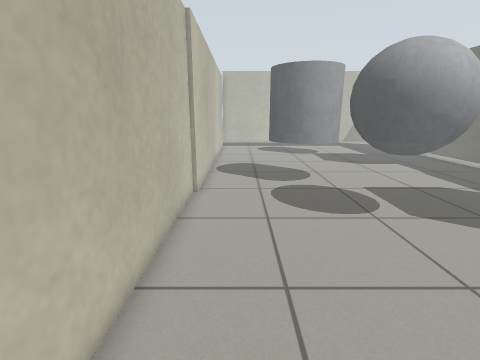
view 1 (above)

17 first-person views from a walk through a robot-simulator world made for Gazebo. The camera is 0.92 m above the floor, tilts 14° down and sees 85° across. The floor is counted in squares, 0.25 m on a side. Each view is taken from the middle of a square. On the plan, view 1 faces up. The plan holds only what a view shows up to about 20 squares ahead; the rest is blank. Surface patterns are stand-ins for the level's own textures.

view 2
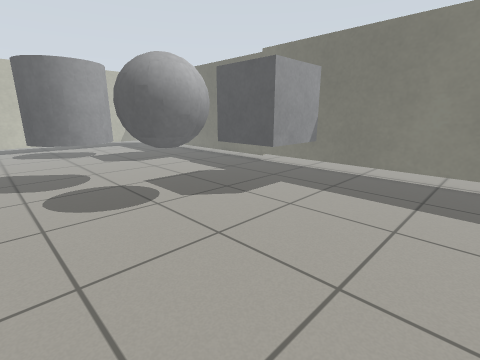

view 3
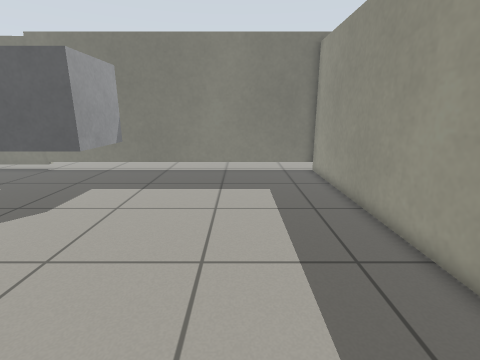

view 4
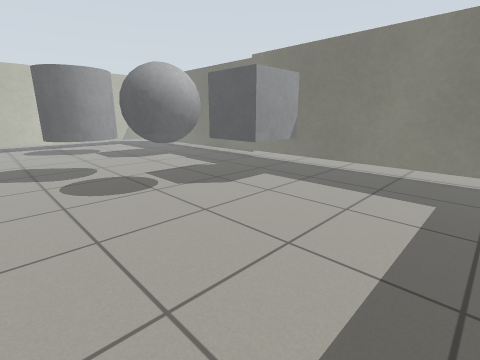

view 5
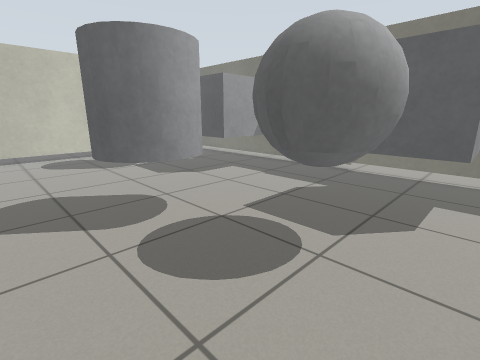

view 6
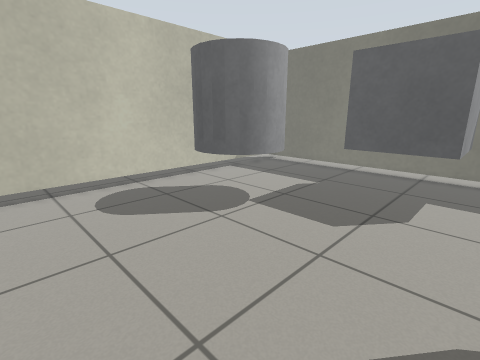

view 7
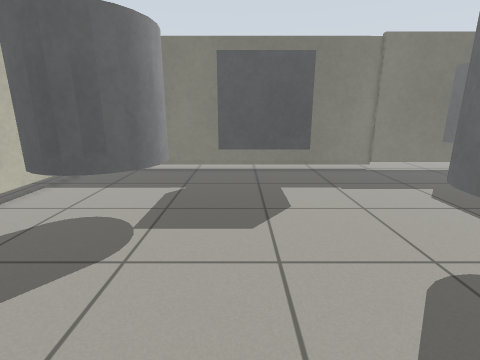

view 8
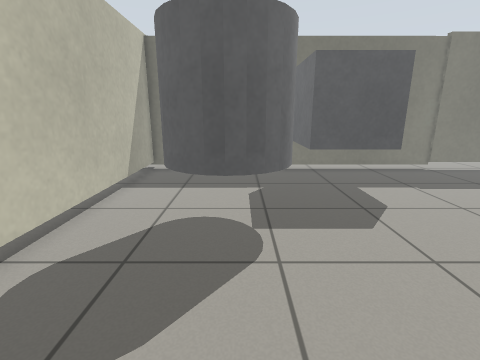

view 9
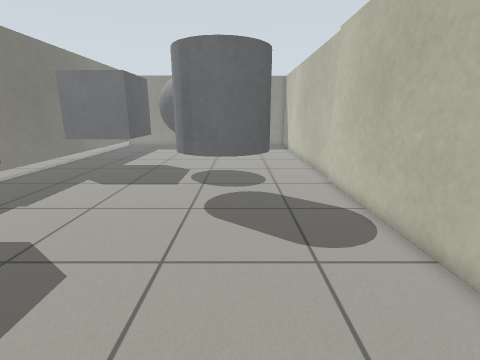

view 10
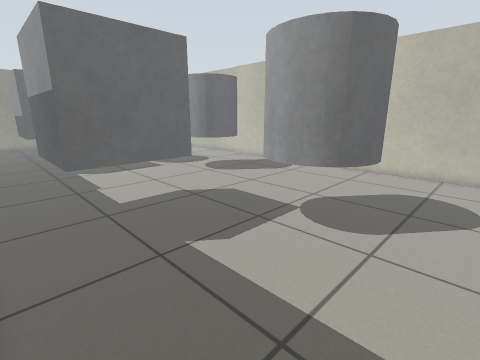

view 11
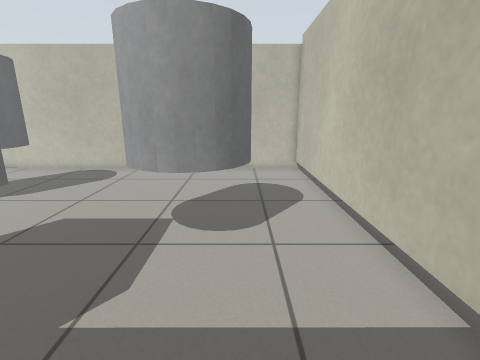

view 12
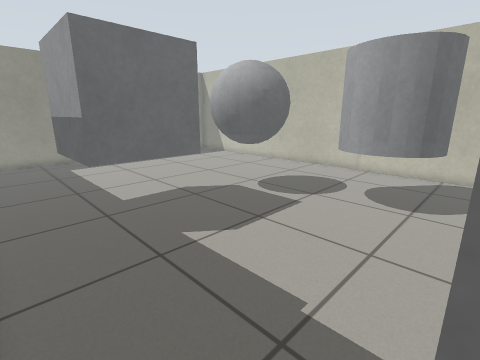

view 13
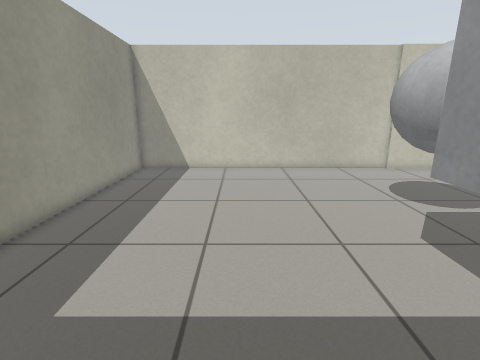

view 14
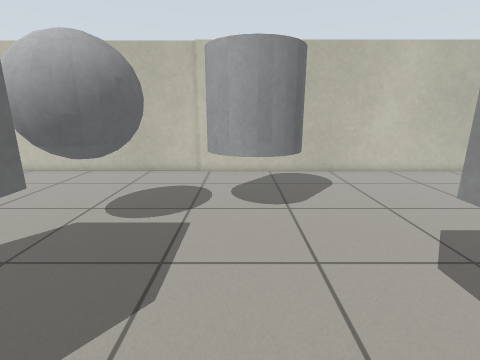

view 15
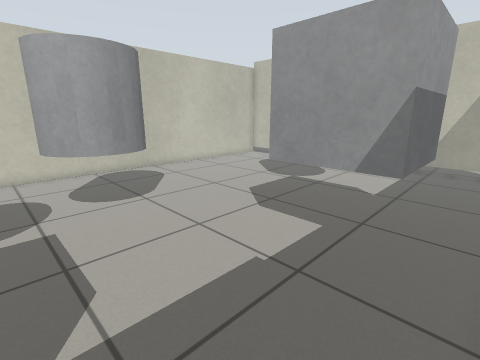

view 16
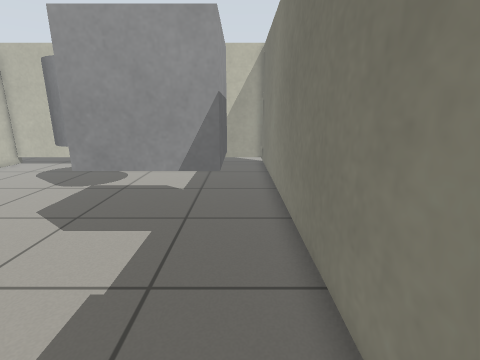

view 17
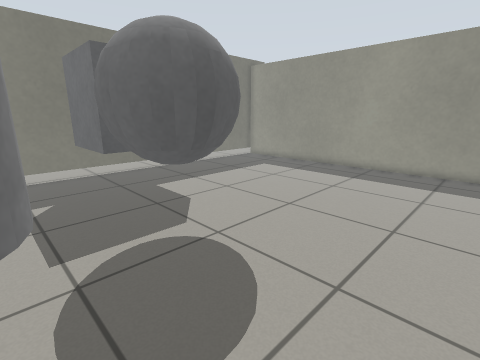

### Floor plan
Key: @ floor where view 1 was taken; # wall or solid block; . floor; C grey cylinder; B grey ball; G grey box.
Columns run from 2 left of view 1 to 17 right of it. Each row starts with its distance up from view 1.
 32 ####################
 31 #..................#
 30 #..................#
 29 #..................#
 28 #.......CCCC.......#
 27 #......CC  C.......#
 26 #......CC  C.......#
 25 #.......CCCC.......#
 24 #........CC........#
 23 #............GGGG..#
 22 #...........GG  G..#
 21 #...........G   G..#
 20 #...........G   G..#
 19 #...........GGGGG..#
 18 #....CC............#
 17 #...CCCC...........#
 16 #...C  CC..........#
 15 #...C  CC..........#
 14 #...CCCC...........#
 13 #..................#
 12 #......BBB.........#
 11 #.....BBBBB.GGGG...#
 10 #.....BBBBB.G   G..#
  9 #.....BBBBB.G   G..#
  8 #......BBB..G   G..#
  7 #...........GGGGG..#
  6 #..................#
  5 #..................#
  4 #..................#
  3 #..................#
  2 #..................#
  1 #..................#
  0 #.@................#
 -1 #..................#
 -2 #..................#
 -3 #..................#
 -4 #..................#
 -5 ####################

Where each view was taken, in squares from view 1:
view 1: 0 up, 0 right, facing up
view 2: 1 down, 0 right, facing up-right
view 3: 0 up, 1 left, facing right
view 4: 3 down, 1 left, facing up-right
view 5: 6 up, 1 left, facing up-right
view 6: 18 up, 1 left, facing up-right
view 7: 22 up, 1 left, facing right
view 8: 26 up, 1 left, facing right
view 9: 27 up, 3 right, facing down
view 10: 31 up, 16 right, facing down-left
view 11: 28 up, 16 right, facing left
view 12: 19 up, 16 right, facing down-left
view 13: 2 up, 16 right, facing left
view 14: 15 up, 15 right, facing left
view 15: 12 up, 16 right, facing up-left
view 16: 12 up, 15 right, facing up
view 17: 14 up, 1 left, facing down-right
